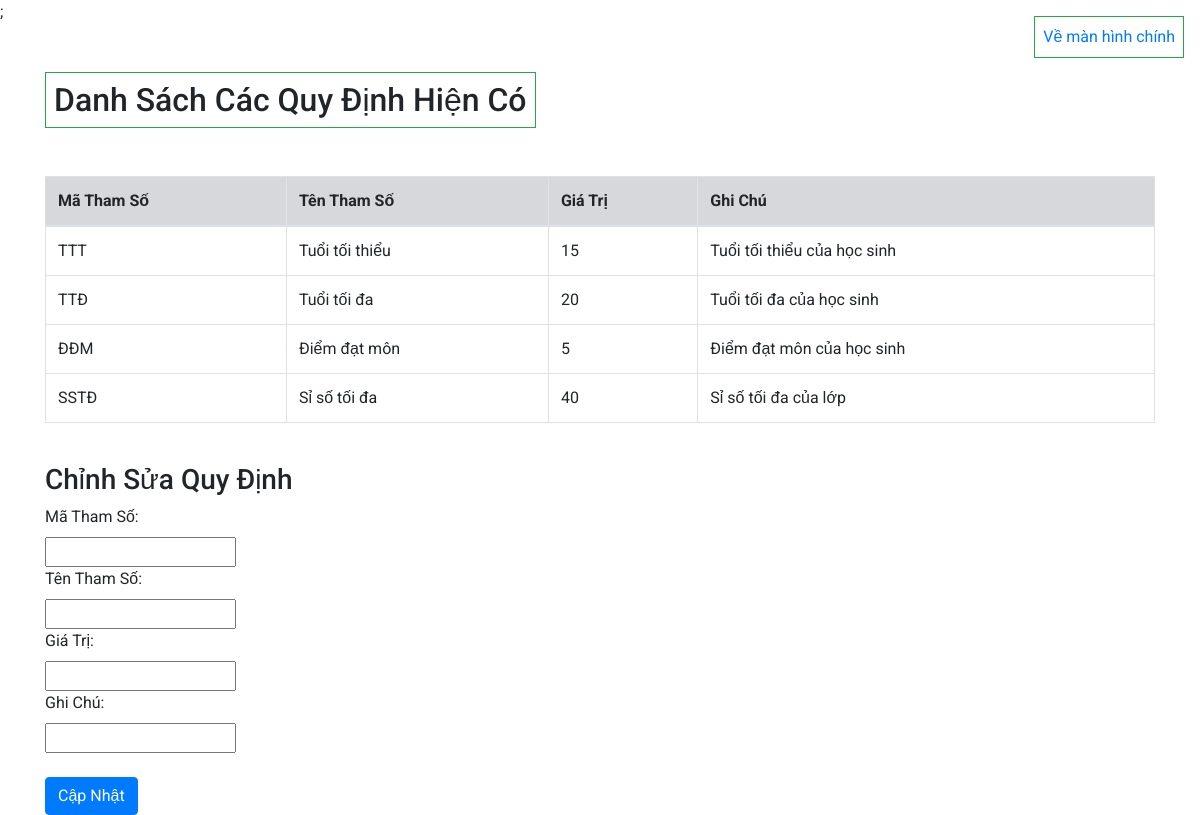
Page /controllers/regulation.php (signed in) on the committed database.
### tables this page shows
create table THAMSO(
	mathamso varchar(10),
	tenthamso varchar(20),
	giatri int,
	ghichu varchar(50)
);

### controllers/regulation.php (the view, shortened to what this page needs)
<!DOCTYPE html>
<html lang="en">
<head>
    <link rel="stylesheet" href="https://maxcdn.bootstrapcdn.com/bootstrap/4.0.0/css/bootstrap.min.css">
    <link rel="stylesheet" href="../css/style.css">;
</head>
<body>
    <a href="../index.php" class="float-right border border-success m-3 p-2">Về màn hình chính</a>
    <div class="container mt-5">
        <h2 class="d-inline-block border border-success p-2 mb-4">Danh Sách Các Quy Định Hiện Có</h2>
    </div>
</body>
</html>
<?php
include 'connectdb.php';
$sql = "SELECT * FROM  THAMSO";
$result = $conn->query($sql);
if ($result->num_rows > 0) {
    echo "
    <br>
    <div class='container'>
    <table class='table table-bordered table-hover'>
    <thead>
    <tr class='table-secondary'>
        <th>Mã Tham Số</th>
        <th>Tên Tham Số</th>
        <th>Giá Trị</th>
        <th>Ghi Chú</th>
    </tr>
    </thead>
    <tbody>
    ";
    while ($row = $result->fetch_assoc()) {
        echo "
    <tr>
        <td>" . $row['mathamso'] . "</td>
        <td>" . $row['tenthamso'] . "</td>
        <td>" . $row['giatri'] . "</td>
        <td>" . $row['ghichu'] . "</td>
    </tr>
    ";
    }
    echo"
    </tbody>
    </table>
    <br>
    <h3>Chỉnh Sửa Quy Định </h3>
    <form action='regulation.php' method='POST'>
        <label for='mathamso'>Mã Tham Số: </label>
        <br>
        <input type='text' name='mathamso' required/>
        <br>
        <label for='tenthamso'>Tên Tham Số: </label>
        <br>
        <input type='text' name='tenthamso'required/>
        <br>
        <label for='giatri'>Giá Trị: </label>
        <br>
        <input type='text' name='giatri' required/>
        <br>
        <label for='ghichu'>Ghi Chú: </label>
        <br>
        <input type='text' name='ghichu' required/>
        <br><br>
        <button type='submit' class='btn btn-primary'>Cập Nhật</button>
    </form>
    </div>
    ";
} else {
    echo "0 results";
}
?>

### css/style.css (style rules this page uses)
body { font-family: 'Roboto', sans-serif; }

### rows in the picture
thamso: mathamso "TTT", tenthamso "Tuổi tối thiểu", giatri "15", ghichu "Tuổi tối thiểu của học sinh"
thamso: mathamso "TTĐ", tenthamso "Tuổi tối đa", giatri "20", ghichu "Tuổi tối đa của học sinh"
thamso: mathamso "ĐĐM", tenthamso "Điểm đạt môn", giatri "5", ghichu "Điểm đạt môn của học sinh"
thamso: mathamso "SSTĐ", tenthamso "Sỉ số tối đa", giatri "40", ghichu "Sỉ số tối đa của lớp"
